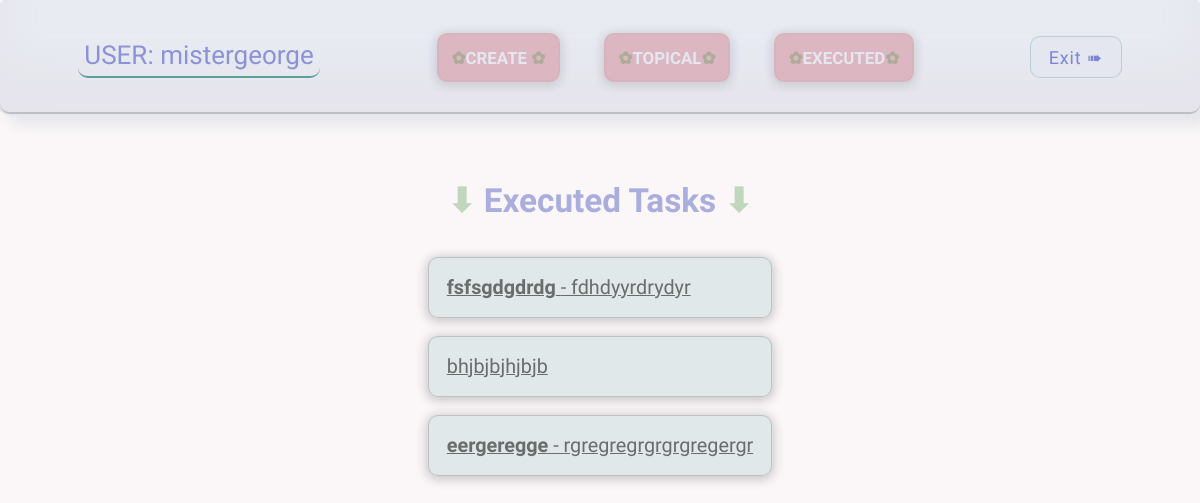
The app's page /todo/completed/ (signed in), older data.
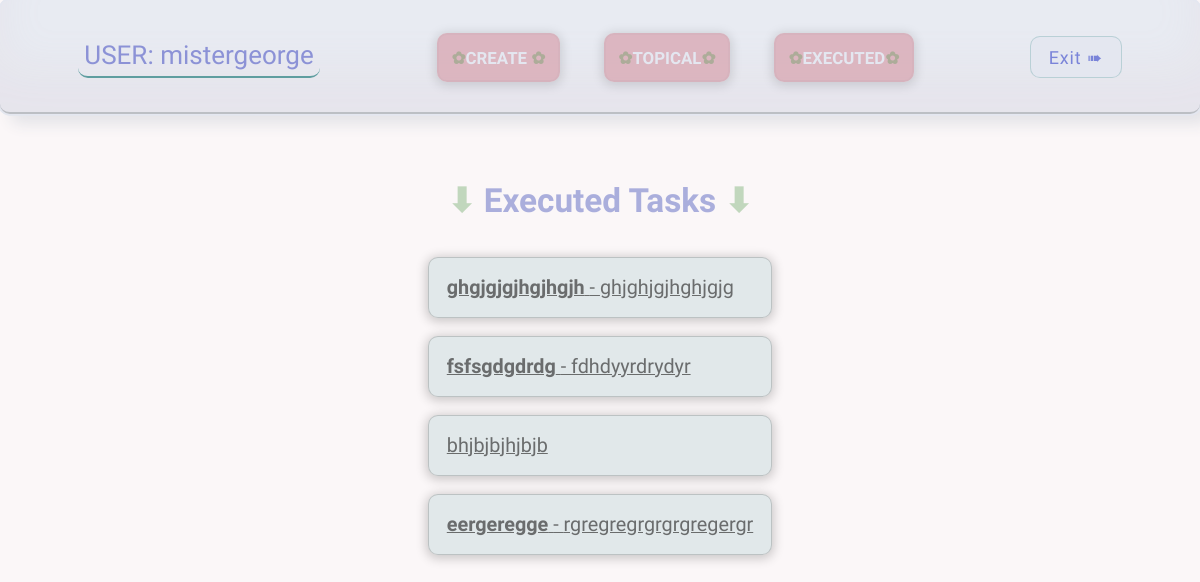
The same page, newer data.
### todo/models.py (models this page shows, shortened)
class Todo(models.Model):
    title = models.CharField(max_length=100)
    memo = models.TextField(blank=True)
    created = models.DateTimeField(auto_now_add=True)
    date_completed = models.DateTimeField(blank=True, null=True)
    important = models.BooleanField(default=False)
    user = models.ForeignKey(User, on_delete=models.CASCADE)

### todo/views.py (the view)
# urls.py: path('completed/', views.completed, name='completed'),
def completed(request):
    todos = Todo.objects.filter(user=request.user, date_completed__isnull=False).order_by('-date_completed')
    return render(request, 'todo/completed.html', {'todos': todos})

### todo/templates/todo/completed.html (shortened to what this page needs)
{% extends 'todo/home.html' %}
{% block content %}
<h1 style="transform:translateY(-100%); transition: ease-in-out 1s"> <span class="flower">&#11015</span>  Executed Tasks <span class="flower">&#11015</span></h1>
<ul style="transform:translateY(100%); transition: ease-in-out 1s">
    {% for todo in todos  %}
    <li>
        <a href="#">
            {% if todo.important %}
            <b>{{ todo.title }}</b>
            {% else %}
            {{ todo.title }}
            {% endif %}
            {% if todo.memo %}
            - {{ todo.memo }}
            {% endif %}
        </a>
    </li>
    {% endfor %}
</ul>
{% endblock %}

Row changes from the older to the newer data that the page shows:
now on this page (row edited): Todo: title "ghgjgjgjhgjhgjh", memo "ghjghjgjhghjgjg"
